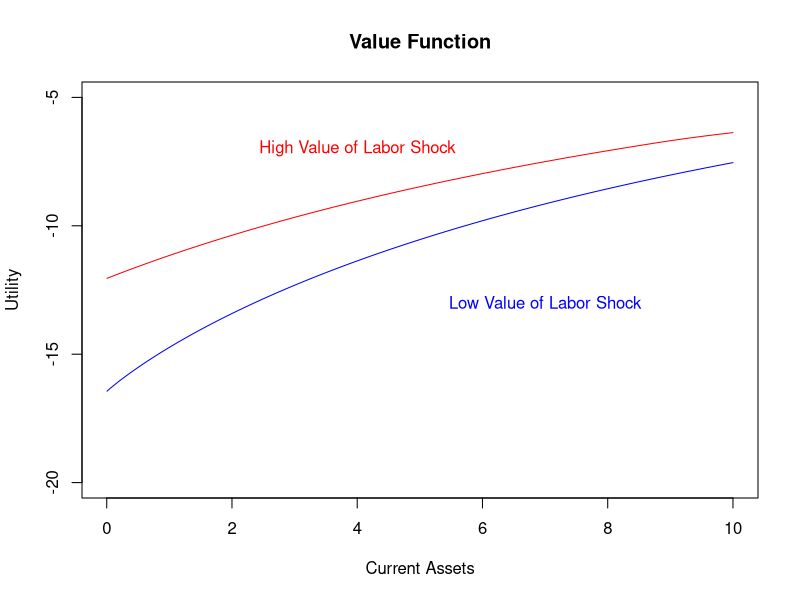
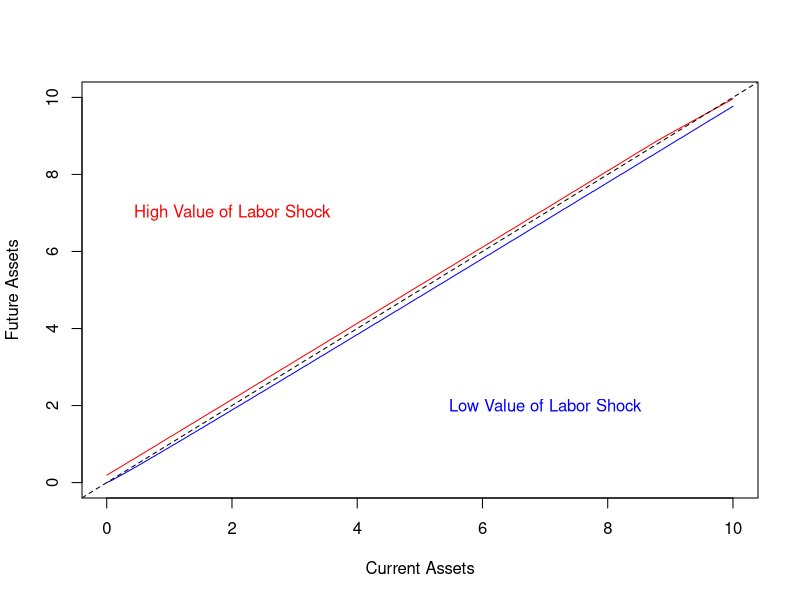

The R script that drew these images, in order:
## ---- chunk 1
knitr::opts_chunk$set(echo = TRUE)
library(tidyverse)
## ---- chunk 2
Q <- matrix(c(0.85, 0.05, 0.15, 0.95), nrow = 2)

# Numerical estimation
x <- c(0.5, 0.5)
for (i in 1:100) x <- x %*% Q
x
## ---- chunk 3
# parameters
beta <- .95
gamma <- 3
r <- 0.03
w <- 1.1
l_low <- 0.7
l_high <- 1.1

# assets grid
min_a <- 0.005
max_a <- 10
inc_a <- 0.005
a <- seq(min_a, max_a, by = inc_a)
n <- length(a)

ones <- rep(1, times=n)

# initialize value grid and decision rule grid
v <- rep(0, times=n)
decision <- rep(0, times=n)

# create consumption and utility matrixes for high and low labor shocks
# (columns are different values of a; rows are values of a')
c_matrix_low <- w * l_low + (1 + r)*ones %*% t(a)  - a %*% t(ones)
c_matrix_high <- w * l_high + (1 + r)*ones %*% t(a)  - a %*% t(ones)

utility_matrix_low <- (c_matrix_low^(1-gamma))/(1-gamma)
utility_matrix_high <- (c_matrix_high^(1-gamma))/(1-gamma)

utility_matrix_low[c_matrix_low < 0|!is.finite(utility_matrix_low)] <- -1000
utility_matrix_high[c_matrix_high < 0|!is.finite(utility_matrix_high)] <- -1000

# solve bellman for low labor shocks
test <- 10
iter <- 1
while (test != 0) {
  # create value matrix for all different a and a' values
  value_matrix <- utility_matrix_low + beta * v %*% t(ones)
  
  # find column max with max utility
  tv <- apply(value_matrix, 2, max)
  tdecision <- apply(value_matrix, 2, which.max)
  
  # loop ends if no changes from previous iteration
  test <- max(tdecision - decision)
  
  # update value grid and decision rule
  decision <- tdecision
  v <- tv
  iter <- iter + 1
}

# capital and consumption decision rule
policy_function_low <- tibble(a = a, a_prime = min_a + decision*inc_a) %>%
  mutate(c = w * l_low + (1 + r)*a  - a_prime)

v_low <- v

# solve bellman for high labor shocks
test <- 10
iter <- 1
while (test != 0) {
  # create value matrix for all different a and a' values
  value_matrix <- utility_matrix_high + beta * v %*% t(ones)
  
  # find column max with max utility
  tv <- apply(value_matrix, 2, max)
  tdecision <- apply(value_matrix, 2, which.max)
  
  # loop ends if no changes from previous iteration
  test <- max(tdecision - decision)
  
  # update value grid and decision rule
  decision <- tdecision
  v <- tv
  iter <- iter + 1
}

# capital and consumption decision rule
policy_function_high <- tibble(a = a, a_prime = min_a + decision*inc_a) %>%
  mutate(c = w * l_high + (1 + r)*a  - a_prime)

v_high <- v
## ---- chunk 4

plot(1, type = "n", xlim = c(min_a, max_a), ylim = c(-20, -5), 
     xlab = "Current Assets", ylab = "Utility", main = "Value Function")

lines(x = a, y =v_high, col = "red")
lines(x = a, y =v_low, col = "blue")

text(x = 4, y= -7, "High Value of Labor Shock", col = "red")
text(x = 7, y= -13, "Low Value of Labor Shock", col = "blue")
## ---- chunk 5

plot(1, type = "n", xlim = c(min_a, max_a), ylim = c(0, 10), 
     xlab = "Current Assets", ylab = "Future Assets")

lines(x = policy_function_high$a, y =policy_function_high$a_prime, col = "red")
lines(x = policy_function_low$a, y =policy_function_low$a_prime, col = "blue")

text(x = 2, y= 7, "High Value of Labor Shock", col = "red")
text(x = 7, y= 2, "Low Value of Labor Shock", col = "blue")

policy_function_low %>% filter(a == a_prime)
policy_function_high %>% filter(a == a_prime)

abline(a = 0, b = 1, lty = 2)
